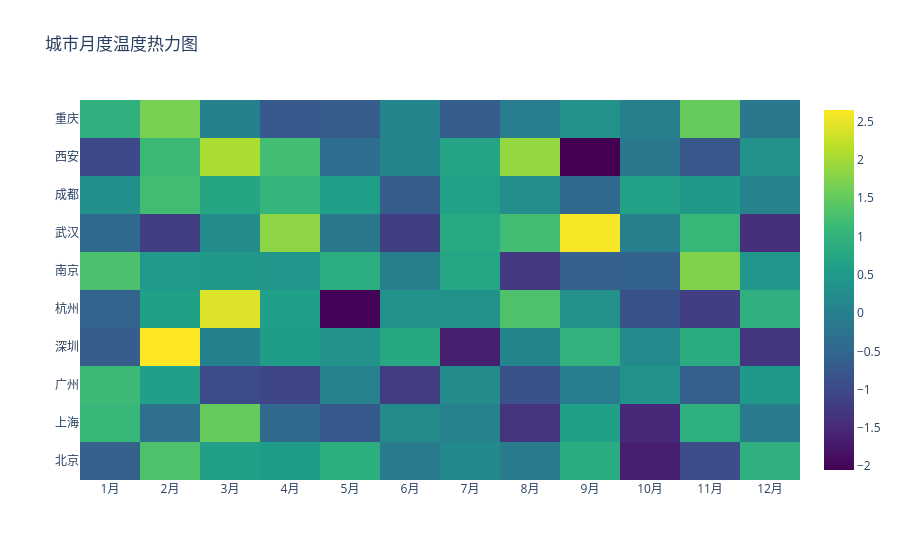

The notebook cell this image was saved under:
### Markdown cell above
## 6. 热力图

### Code cell
# 创建相关性矩阵
data = np.random.randn(10, 12)
months = ['1月', '2月', '3月', '4月', '5月', '6月',
          '7月', '8月', '9月', '10月', '11月', '12月']
cities = ['北京', '上海', '广州', '深圳', '杭州', '南京', '武汉', '成都', '西安', '重庆']

fig = go.Figure(data=go.Heatmap(
    z=data,
    x=months,
    y=cities,
    colorscale='Viridis'
))

fig.update_layout(title='城市月度温度热力图')
fig.show()
